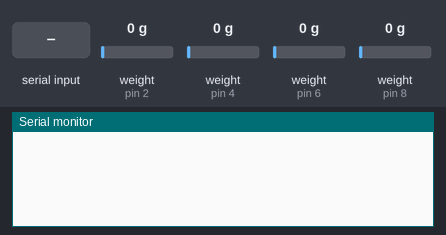
The sketch below on a simulated Arduino Uno, built with avr-gcc and run on an emulated ATmega328P. Parts: the last lines printed to the serial monitor. The inputs (shaded band) are chosen by the test bench; at power-on: weight on the scale (sensors on pin 2, pin 4, pin 6, pin 8) 0 g.

Above: at 5.2 s.
5.3 s: "s" received over Serial
At 6.79 s:
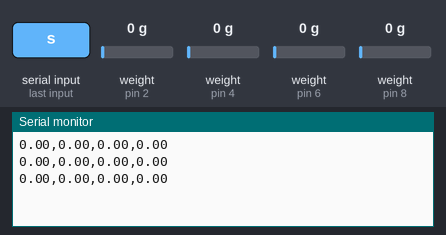
7.6 s: "b" received over Serial
At 8.6 s:
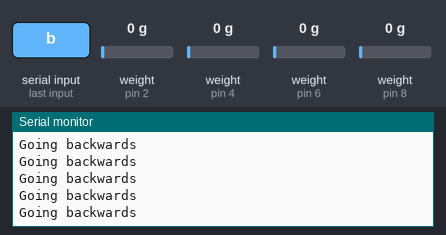

The sketch:

Bridge_Buster_Controller.ino
```cpp
#include <HX711.h>

/*
 Example using the SparkFun HX711 breakout board with a scale
 By: Nathan Seidle
 SparkFun Electronics
 Date: November 19th, 2014
 License: This code is public domain but you buy me a beer if you use this and we meet someday (Beerware license).

 This example demonstrates basic scale output. See the calibration sketch to get the calibration_factor for your
 specific load cell setup.

 This example code uses bogde's excellent library: https://github.com/bogde/HX711
 bogde's library is released under a GNU GENERAL PUBLIC LICENSE

 The HX711 does one thing well: read load cells. The breakout board is compatible with any wheat-stone bridge
 based load cell which should allow a user to measure everything from a few grams to tens of tons.
 Arduino pin 2 -> HX711 CLK
 3 -> DAT
 5V -> VCC
 GND -> GND

 The HX711 board can be powered from 2.7V to 5V so the Arduino 5V power should be fine.

*/

// 1 (6, 7) is 430000
// 2 (2, 3) is 420000
// 3 (8, 9) is 450000
// 4 (4, 5) is 420000

#define calibration_factor1 430000.0 //This value is obtained using the SparkFun_HX711_Calibration sketch
#define calibration_factor2 420000.0 //This value is obtained using the SparkFun_HX711_Calibration sketch
#define calibration_factor3 450000.0 //This value is obtained using the SparkFun_HX711_Calibration sketch
#define calibration_factor4 420000.0 //This value is obtained using the SparkFun_HX711_Calibration sketch

// load sensor 1
#define DOUT1  6
#define CLK1  7
// load sensor 2
#define DOUT2 2
#define CLK2  3
// load sensor 3
#define DOUT3  8
#define CLK3  9
// load sensor 4
#define DOUT4  4
#define CLK4  5

HX711 scale1;
HX711 scale2;
HX711 scale3;
HX711 scale4;


float loadVals[] = {0,0,0,0};
char message;
int steps = 0; //Counter for number of steps completed by stepper motor
boolean paused = false;
boolean started = false;
boolean stopped = true;
boolean reversed = false;

//Adafruit_MotorShield AFMS = Adafruit_MotorShield();
//Adafruit_StepperMotor *myMotor = AFMS.getStepper(200, 1);

void setup() {
  Serial.begin(9600);
  //AFMS.begin();
  //myMotor->setSpeed(20);

  scale1.begin(DOUT1, CLK1);
  scale2.begin(DOUT2, CLK2);
  scale3.begin(DOUT3, CLK3);
  scale4.begin(DOUT4, CLK4);

  scale1.set_scale(calibration_factor1); //This value is obtained by using the SparkFun_HX711_Calibration sketch
  scale2.set_scale(calibration_factor2); //This value is obtained by using the SparkFun_HX711_Calibration sketch
  scale3.set_scale(calibration_factor3); //This value is obtained by using the SparkFun_HX711_Calibration sketch
  scale4.set_scale(calibration_factor4); //This value is obtained by using the SparkFun_HX711_Calibration sketch
  scale1.tare();  //Assuming there is no weight on the scale at start up, reset the scale to 0
  scale2.tare();  //Assuming there is no weight on the scale at start up, reset the scale to 0
  scale3.tare();  //Assuming there is no weight on the scale at start up, reset the scale to 0
  scale4.tare();  //Assuming there is no weight on the scale at start up, reset the scale to 0
}

void loop() {
  if(Serial.available()){
    message = Serial.read();
    if (message == 'p') {
    paused = !paused;
  } else if (message == 's') {
    started = true;
    stopped = false;
    paused = false;
    reversed = false;
  } else if (message == 'x') {
    started = false;
    stopped = true;
    paused = false;
    reversed = false;
  } else if (message == 'b') {
    started = false;
    stopped = false;
    paused = false;
    reversed = true;
  }
  }

  if( paused || stopped){
        //Serial.println(steps);
        // Just stop.
   } else if (started){
      // Run the motor forward, read sensor values and then write to the serial port
      //myMotor->setSpeed(20);
      //myMotor->step(2, BACKWARD, DOUBLE);
      //Stepper will advance 1 step (360/200 = 1.8 deg/step) and advance steps counter
      //steps = steps + 2;

      // Read the load sensor values
      loadVals[0] = scale1.get_units();
      loadVals[1] = scale2.get_units();
      loadVals[2] = scale3.get_units();
      loadVals[3] = scale4.get_units();

      // for testing
      //loadVals[0] = random(0,1000);
      //loadVals[1] = random(0,1000);
      //loadVals[2] = random(0,1000);
      //loadVals[3] = random(0,1000);

      // Using serial communication, send these values.
      Serial.print(loadVals[0]);
      Serial.print(",");
      Serial.print(loadVals[1]);
      Serial.print(",");
      Serial.print(loadVals[2]);
      Serial.print(",");
      Serial.println(loadVals[3]);
      Serial.println();
    } else if (reversed){
      // Go backwards
      Serial.println("Going backwards");
      //myMotor->setSpeed(200); // Faster speed t reverse
      //myMotor->step(2, FORWARD, SINGLE); //Stepper will reverse 2 steps (360/200 = 1.8 deg/step) and regress steps counter
      //steps = steps - 20;
    }

    // Not sure what value is best here for a delay?
    //delay(1000);
    delay(10);
  }
```

Measured:
- after the input at 5.3 s, the serial monitor: prints a new line after 0.40 s (image 1)
- after the input at 7.6 s, the serial monitor: prints a new line after 0.19 s (image 2)
